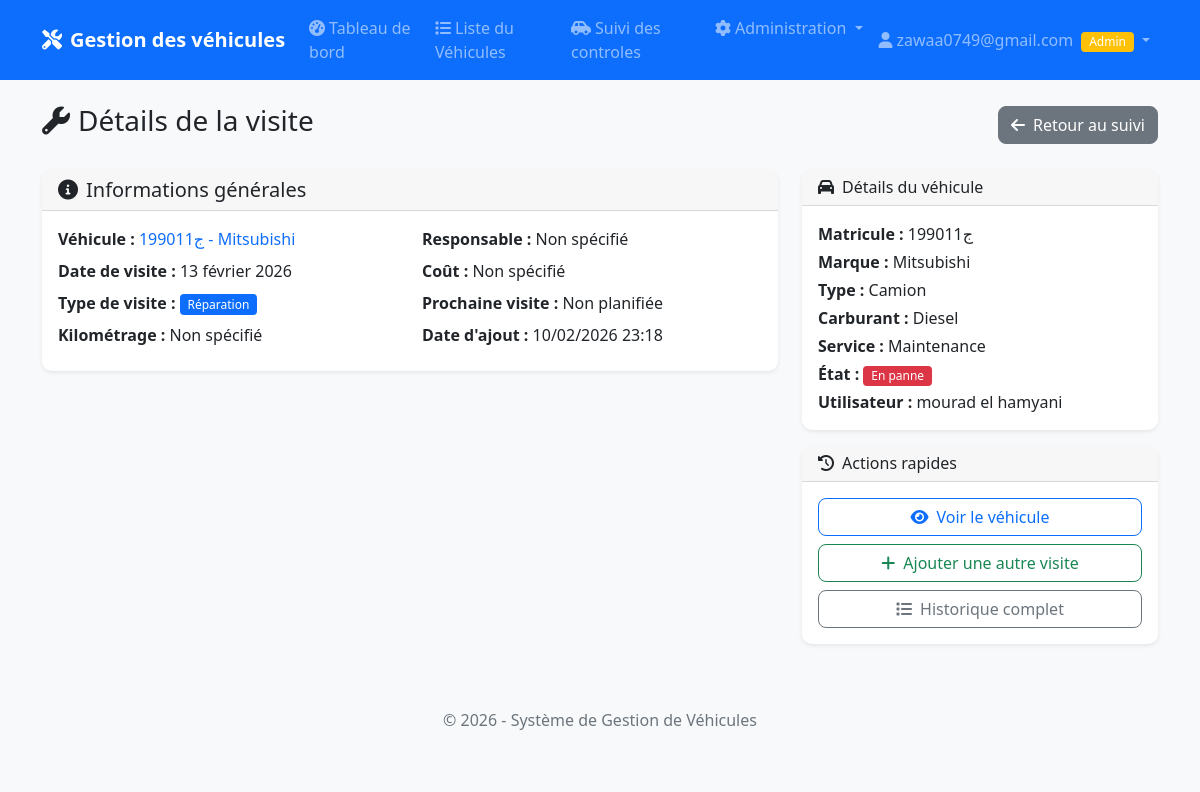
/visite/10/ (signed in), run on the app's committed database.
### materiel/models.py (models this page shows, shortened)
class Visite(models.Model):
    TYPE_VISITE_CHOICES = [
        ('entretien', 'Entretien'),
        ('controle_technique', 'Contrôle Technique'),
        ('inspection', 'Inspection'),
        ('reparation', 'Réparation'),
        ('prevention', 'Visite Préventive'),
        ('autre', 'Autre'),
    ]
    TYPE_CONTROLE_CHOICES = [
        ('huile_moteur', 'Huile moteur'),
        ('filtres', 'Filtres'),
        ('freins', 'Freins'),
        ('pneus', 'Pneus'),
        ('batterie', 'Batterie'),
        ('systeme_electronique', 'Système électronique'),
        ('climatisation', 'Climatisation'),
        ('suspension', 'Suspension'),
        ('echappement', 'Échappement'),
        ('transmission', 'Transmission'),
        ('eclairage', 'Éclairage'),
        ('autre', 'Autre'),
    ]
    materiel = models.ForeignKey(Materiel, on_delete=models.CASCADE, related_name='visites')
    date_visite = models.DateField("Date de visite")
    type_visite = models.CharField("Type de visite", max_length=20, choices=TYPE_VISITE_CHOICES)
    kilometrage = models.DecimalField("Kilométrage", max_digits=10, decimal_places=2, null=True, blank=True)
    responsable = models.CharField("Responsable/Mécanicien", max_length=100, null=True, blank=True)
    observations = models.TextField("Observations", null=True, blank=True)
    cout = models.DecimalField("Coût", max_digits=10, decimal_places=2, null=True, blank=True)
    prochaine_visite = models.DateField("Prochaine visite prévue", null=True, blank=True)
    created_at = models.DateTimeField("Date de création", auto_now_add=True)
    updated_at = models.DateTimeField("Date de mise à jour", auto_now=True)
    class Meta:
        verbose_name = "Visite"
        verbose_name_plural = "Visites"
        ordering = ['-date_visite']

class Materiel(models.Model):
    ETAT_CHOICES = [
        ('neuf', 'Neuf'),
        ('bon', 'Bon état'),
        ('usage', 'Usé'),
        ('panne', 'En panne'),
        ('reforme', 'Réformé'),
    ]
    TYPE_MATERIEL_CHOICES = [
        ('informatique', 'Informatique'),
        ('mobilier', 'Mobilier'),
        ('vehicule', 'Véhicule'),
        ('outillage', 'Outillage'),
        ('telephonie', 'Téléphonie'),
        ('autre', 'Autre'),
    ]
    TYPE_AFFECTATION_CHOICES = [
        ('permanent', 'Permanent'),
        ('temporaire', 'Temporaire'),
        ('pret', 'Prêt'),
        ('stock', 'Stock'),
    ]
    OBSERVATION_CHOICES = [
        ('marche', 'Marche'),
        ('arret', 'Arrêt'),
        ('en_cours', 'En cours'),
    ]
    DEFAUT_PANNE_CHOICES = [
        ('defaut', 'Défaut'),
        ('panne', 'Panne'),
    ]
    TYPE_VEHICULE_CHOICES = [
        ('voiture', 'Voiture'),
        ('camion', 'Camion'),
        ('moto', 'Moto'),
        ('utilitaire', 'Utilitaire'),
        ('engin', 'Engin de chantier'),
        ('autre', 'Autre'),
    ]
    TYPE_CARBURANT_CHOICES = [
        ('diesel', 'Diesel'),
        ('essence', 'Essence'),
        ('hybride', 'Hybride'),
        ('electrique', 'Électrique'),
    ]
    STATUT_VEHICULE_CHOICES = [
        ('en_stock', 'En stock'),
        ('en_panne', 'En panne'),
        ('reforme', 'Réformé'),
    ]
    date_entree = models.DateField("Date d'entrée", null=True, blank=True)
    matricule = models.CharField("Matricule", max_length=50, unique=True)
    marque = models.CharField("Marque", max_length=100)
    type_materiel = models.CharField("Type de matériel", max_length=50, choices=TYPE_MATERIEL_CHOICES, null=True, blank=True)
    type_affectation = models.CharField("Type d'affectation", max_length=50, choices=TYPE_AFFECTATION_CHOICES, null=True, blank=True)
    emplacement = models.CharField("Emplacement", max_length=100, null=True, blank=True)
    etat = models.CharField("État", max_length=20, choices=ETAT_CHOICES, null=True, blank=True)
    stock = models.IntegerField("Quantité en stock", default=1, null=True, blank=True)
    fournisseur = models.CharField("Fournisseur", max_length=100, null=True, blank=True)
    date_sortie = models.DateField("Date de sortie", null=True, blank=True)
    observation = models.CharField("Observation", max_length=20, choices=OBSERVATION_CHOICES, default='marche', null=True, blank=True)
    service_affecte = models.CharField("Service affecté", max_length=100, null=True, blank=True)
    utilisateur_affecte = models.CharField("Utilisateur affecté", max_length=100, null=True, blank=True)
    kilometrage = models.DecimalField("Kilométrage", max_digits=10, decimal_places=2, null=True, blank=True, help_text="Indiquez le kilométrage actuel")
    defaut_panne = models.CharField("Défaut/Panne", max_length=10, choices=DEFAUT_PANNE_CHOICES, blank=True, help_text="Type de problème constaté")
    reparation = models.TextField("Réparation", blank=True, help_text="Description des réparations effectuées")
    reference_piece = models.CharField("Référence pièce", max_length=100, blank=True, help_text="Référence des pièces de rechange")
    type_vehicule = models.CharField("Type véhicule", max_length=20, choices=TYPE_VEHICULE_CHOICES, blank=True, help_text="Type de véhicule si applicable")
    numero_vehicule = models.CharField("Numéro de châssis des véhicules", max_length=50, blank=True, help_text="Numéro de châssis du véhicule")
    date_prochaine_visite = models.DateField("Date de prochaine visite de contrôle technique des véhicules", null=True, blank=True, help_text="Date de la prochaine visite de contrôle technique")
    date_mise_circulation = models.DateField("Date de mise en circulation du véhicule", null=True, blank=True, help_text="Date de première mise en circulation du véhicule")
    type_carburant = models.CharField("Type de carburant", max_length=20, choices=TYPE_CARBURANT_CHOICES, null=True, blank=True, help_text="Type de carburant du véhicule")
    statut_vehicule = models.CharField("Statut du véhicule", max_length=20, choices=STATUT_VEHICULE_CHOICES, null=True, blank=True, help_text="Statut actuel du véhicule")
    divers = models.TextField("Divers", null=True, blank=True, help_text="Remarques ou informations libres")
    prix = models.DecimalField("Prix", max_digits=10, decimal_places=2, null=True, blank=True, help_text="Prix d'achat ou de réparation")
    created_at = models.DateTimeField("Date de création", auto_now_add=True)
    updated_at = models.DateTimeField("Date de mise à jour", auto_now=True)
    class Meta:
        verbose_name = "Matériel"
        verbose_name_plural = "Matériels"
        ordering = ['-created_at']

### materiel/views.py (the view)
# urls.py: path('visite/<int:pk>/', views.VisiteDetailView.as_view(), name='visite_detail'),
class VisiteDetailView(LoginRequiredMixin, DetailView):
    model = Visite
    template_name = 'materiel/visite_detail.html'
    context_object_name = 'visite'
    def get_context_data(self, **kwargs):
        context = super().get_context_data(**kwargs)
        context['is_staff'] = self.request.user.is_staff
        context['controles'] = self.object.controles.all()
        context['visites'] = self.object.materiel.visites.all().order_by('-date_visite')
        return context

### templates/materiel/visite_detail.html (shortened to what this page needs)
{% extends 'base.html' %}
{% block content %}
<div class="d-flex justify-content-between align-items-center mb-4">
    <h1 class="h3">
        <i class="fas fa-wrench me-2"></i>Détails de la visite
    </h1>
    <a href="{% url 'suivi_visites' %}" class="btn btn-secondary">
        <i class="fas fa-arrow-left me-2"></i>Retour au suivi
    </a>
</div>
<div class="row">
    <div class="col-lg-8">
        <div class="card">
            <div class="card-header">
                <h5 class="mb-0">
                    <i class="fas fa-info-circle me-2"></i>Informations générales
                </h5>
            </div>
            <div class="card-body">
                <div class="row">
                    <div class="col-md-6">
                        <p class="mb-2"><strong>Véhicule :</strong>
                            <a href="{% url 'materiel_detail' visite.materiel.pk %}" class="text-decoration-none">
                                {{ visite.materiel.matricule }} - {{ visite.materiel.marque }}
                            </a>
                        </p>
                        <p class="mb-2"><strong>Date de visite :</strong> {{ visite.date_visite }}</p>
                        <p class="mb-2"><strong>Type de visite :</strong>
                            <span class="badge bg-primary">{{ visite.get_type_visite_display }}</span>
                        </p>
                        <p class="mb-2"><strong>Kilométrage :</strong>
                            {% if visite.kilometrage %}{{ visite.kilometrage }} km{% else %}Non spécifié{% endif %}
                        </p>
                    </div>
                    <div class="col-md-6">
                        <p class="mb-2"><strong>Responsable :</strong>
                            {% if visite.responsable %}{{ visite.responsable }}{% else %}Non spécifié{% endif %}
                        </p>
                        <p class="mb-2"><strong>Coût :</strong>
                            {% if visite.cout %}{{ visite.cout }} €{% else %}Non spécifié{% endif %}
                        </p>
                        <p class="mb-2"><strong>Prochaine visite :</strong>
                            {% if visite.prochaine_visite %}{{ visite.prochaine_visite }}{% else %}Non planifiée{% endif %}
                        </p>
                        <p class="mb-2"><strong>Date d'ajout :</strong> {{ visite.created_at|date:"d/m/Y H:i" }}</p>
                    </div>
                </div>
            </div>
        </div>
    </div>
    <div class="col-lg-4">
        <div class="card">
            <div class="card-header">
                <h6 class="mb-0">
                    <i class="fas fa-car me-2"></i>Détails du véhicule
                </h6>
            </div>
            <div class="card-body">
                <p class="mb-1"><strong>Matricule :</strong> {{ visite.materiel.matricule }}</p>
                <p class="mb-1"><strong>Marque :</strong> {{ visite.materiel.marque }}</p>
                <p class="mb-1"><strong>Type :</strong> {{ visite.materiel.get_type_vehicule_display }}</p>
                <p class="mb-1"><strong>Carburant :</strong> {{ visite.materiel.get_type_carburant_display }}</p>
                <p class="mb-1"><strong>Service :</strong> {{ visite.materiel.service_affecte }}</p>
                <p class="mb-1"><strong>État :</strong>
                    <span class="badge {% if visite.materiel.etat == 'neuf' %}bg-success{% elif visite.materiel.etat == 'bon' %}bg-primary{% elif visite.materiel.etat == 'usage' %}bg-warning{% elif visite.materiel.etat == 'panne' %}bg-danger{% else %}bg-secondary{% endif %}">
                        {{ visite.materiel.get_etat_display }}
                    </span>
                </p>
                <p class="mb-0"><strong>Utilisateur :</strong> {{ visite.materiel.utilisateur_affecte|default:"Non affecté" }}</p>
            </div>
        </div>
        <div class="card mt-3">
            <div class="card-header">
                <h6 class="mb-0">
                    <i class="fas fa-history me-2"></i>Actions rapides
                </h6>
            </div>
            <div class="card-body">
                <div class="d-grid gap-2">
                    <a href="{% url 'materiel_detail' visite.materiel.pk %}" class="btn btn-outline-primary">
                        <i class="fas fa-eye me-2"></i>Voir le véhicule
                    </a>
                    <a href="{% url 'visite_create' %}?materiel={{ visite.materiel.pk }}" class="btn btn-outline-success">
                        <i class="fas fa-plus me-2"></i>Ajouter une autre visite
                    </a>
                    <a href="{% url 'suivi_visites' %}" class="btn btn-outline-secondary">
                        <i class="fas fa-list me-2"></i>Historique complet
                    </a>
                </div>
            </div>
        </div>
    </div>
</div>
{% endblock %}

### templates/base.html (shortened to what this page needs)
<!DOCTYPE html>
<html lang="fr">
<head>
    <link href="https://cdn.jsdelivr.net/npm/bootstrap@5.1.3/dist/css/bootstrap.min.css" rel="stylesheet">
    <link href="https://cdnjs.cloudflare.com/ajax/libs/font-awesome/6.0.0/css/all.min.css" rel="stylesheet">
    {% load static %}
    <link rel="stylesheet" href="{% static 'css/style.css' %}">
</head>
<body>
    <nav class="navbar navbar-expand-lg navbar-dark bg-primary">
        <div class="container">
            <a class="navbar-brand" href="{% url 'dashboard' %}">
                <i class="fas fa-tools me-2"></i>Gestion des véhicules
            </a>
            <div class="collapse navbar-collapse" id="navbarNav">
                <ul class="navbar-nav me-auto">
                    <li class="nav-item">
                        <a class="nav-link" href="{% url 'dashboard' %}">
                            <i class="fas fa-tachometer-alt me-1"></i>Tableau de bord
                        </a>
                    </li>
                    <li class="nav-item">
                        <a class="nav-link" href="{% url 'materiel_list' %}">
                            <i class="fas fa-list me-1"></i>Liste du Véhicules
                        </a>
                    </li>
                    <li class="nav-item">
                        <a class="nav-link" href="{% url 'suivi_visites' %}">
                            <i class="fas fa-car-side me-1"></i>Suivi des controles
                        </a>
                    </li>
                    {% if user.is_staff %}
                    <li class="nav-item dropdown">
                        <a class="nav-link dropdown-toggle" href="#" id="adminDropdown" role="button" data-bs-toggle="dropdown">
                            <i class="fas fa-cog me-1"></i>Administration
                        </a>
                    </li>
                    {% endif %}
                </ul>
                <ul class="navbar-nav">
                    <li class="nav-item dropdown">
                        <a class="nav-link dropdown-toggle" href="#" id="userDropdown" role="button" data-bs-toggle="dropdown">
                            <i class="fas fa-user me-1"></i>{{ user.username }}
                            {% if user.is_staff %}
                                <span class="badge bg-warning ms-1">Admin</span>
                            {% endif %}
                        </a>
                    </li>
                </ul>
            </div>
        </div>
    </nav>
    <main class="container mt-4">
        {% block content %}
        {% endblock %}
    </main>
    <footer class="bg-light text-center text-muted py-3 mt-5">
        <div class="container">
            <p>&copy; 2026 - Système de Gestion de Véhicules</p>
        </div>
    </footer>
    {% load static %}
</body>
</html>

### static/css/style.css (style rules this page uses)
body { font-family: 'Segoe UI', Tahoma, Geneva, Verdana, sans-serif; background-color: #f8f9fa; }
.navbar-brand { font-weight: 600; }
.card { border: none; border-radius: 10px; box-shadow: 0 0.125rem 0.25rem rgba(0, 0, 0, 0.075); transition: box-shadow 0.15s ease-in-out; }
.card-header { border-radius: 10px 10px 0 0 !important; font-weight: 600; }
.badge { font-size: 0.75rem; font-weight: 500; }
.btn { border-radius: 8px; font-weight: 500; transition: all 0.15s ease-in-out; }
footer { margin-top: auto; }

### data on the page
Visite: materiel.matricule "199011ج", materiel.marque "Mitsubishi", date_visite "13 février 2026", type_visite "Réparation", created_at "10/02/2026 23:18", materiel.type_vehicule "Camion", materiel.type_carburant "Diesel", materiel.service_affecte "Maintenance", materiel.etat "En panne", materiel.utilisateur_affecte "mourad el hamyani"

### other printed values
{{ user.username }} "zawaa0749@gmail.com"
